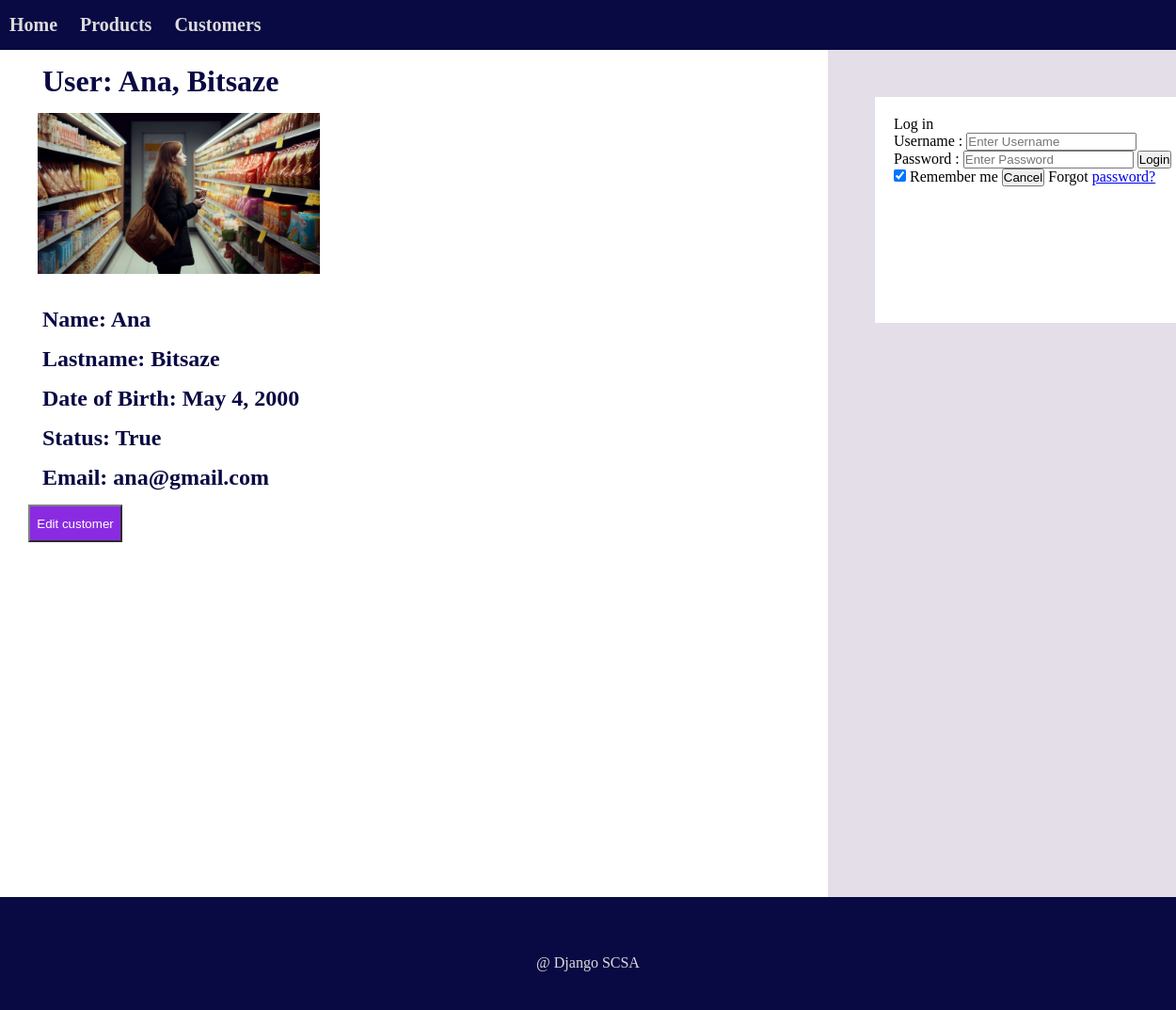
Page /customers/customer/1/ on the earlier database version.
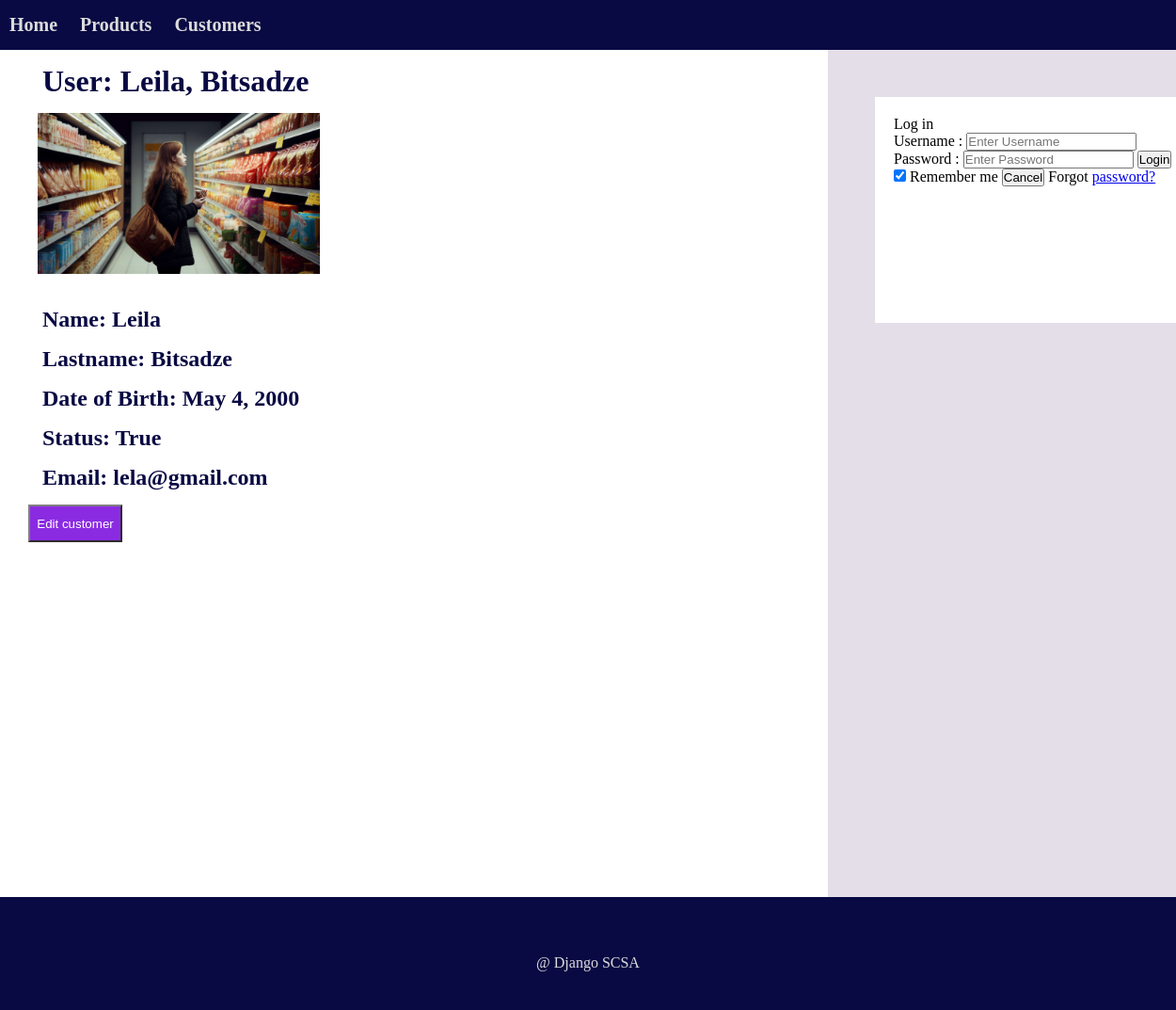
Same page on the later database version.
### customers/models.py (models this page shows, shortened)
class CustomerModel(models.Model):
    first_name = models.CharField(max_length=30)
    last_name = models.CharField(max_length=30)
    birth_date = models.DateField(validators=[validate_customers])
    is_active = models.BooleanField(default=True)
    email = models.EmailField(validators=[validate_email])

### customers/views.py (the view)
# urls.py: path('customer/<int:id>/',customerView, name="customer"),
def customerView(request, id):
    customer = CustomerModel.objects.get(id=id)
    template_name = "customer.html"
    context = {
        'customer':customer
    }
    return render(request, template_name, context)

### templates/customer.html (shortened to what this page needs)
{% extends 'base.html' %}
{% block content %}
{% load static %}
    <header>
      <h1> User: {{customer.first_name}},  {{customer.last_name}} </h1>
      <img src="{% static 'images/girl.png' %}" alt="Food" class="image-lists">
    <header>
    <div class="">
      <div class="block">
      <h2>Name: {{ customer.first_name }}</h2>
      <h2>Lastname: {{customer.last_name}}</h2>
      <h2>Date of Birth: {{customer.birth_date }}</h2>
      <h2>Status: {{customer.is_active }}</h2>
      <h2>Email: {{customer.email }}</h2>
      <form method="post" action="{% url 'edit-customer' id=customer.id %}">
        <button type="submit" class="button">Edit customer</button>
      </form>
    </div>
    </div>
  {% endblock %}

Differences in the rows shown:
changed CustomerModel "True": first_name "Ana" → "Leila"; last_name "Bitsaze" → "Bitsadze"; email "ana@gmail.com" → "lela@gmail.com"
